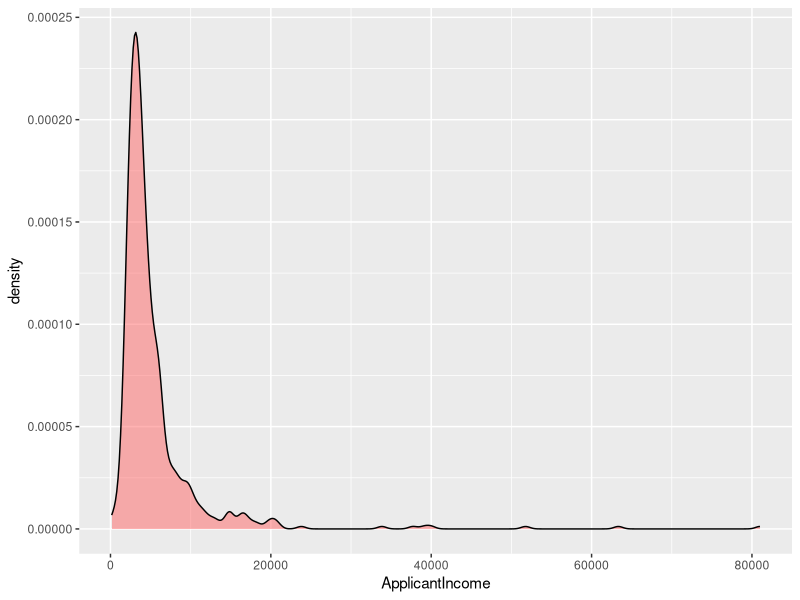
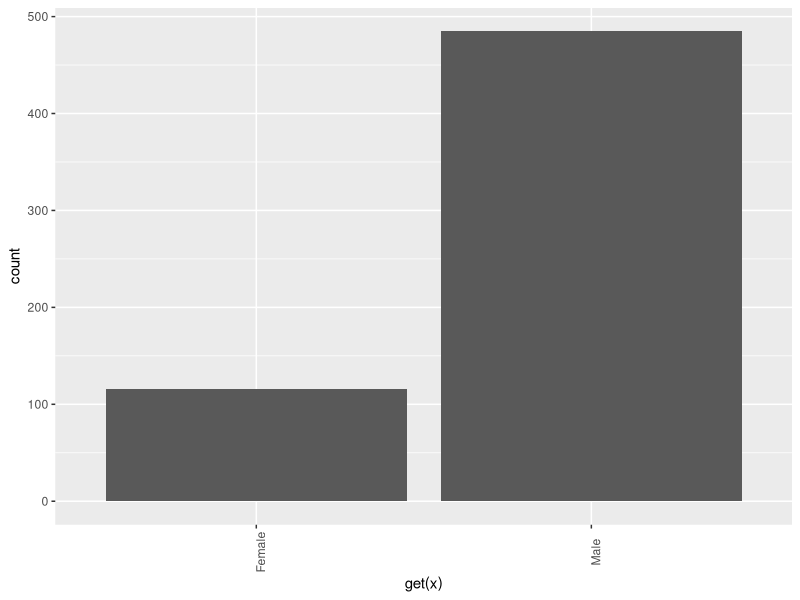
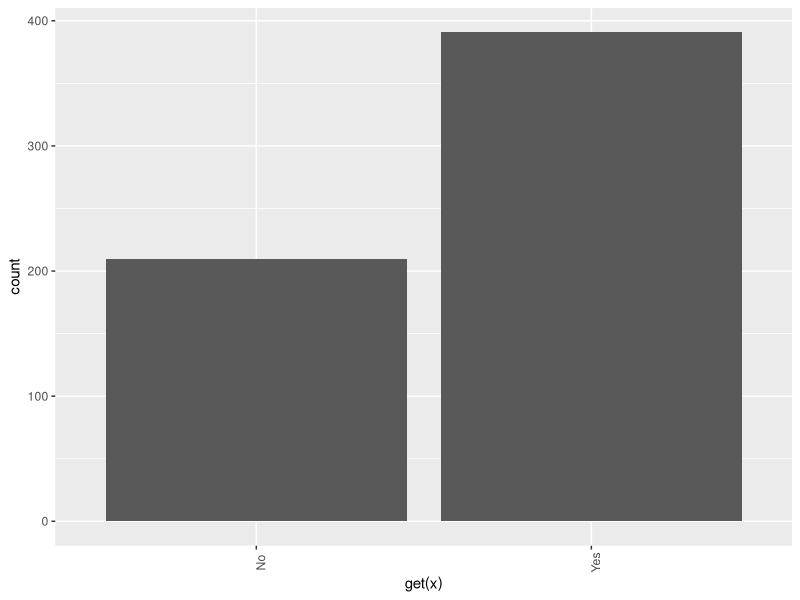
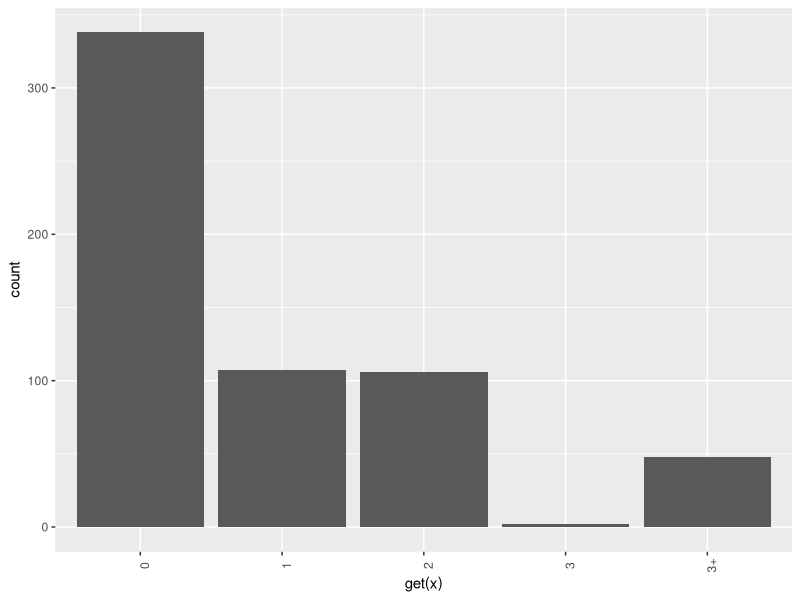
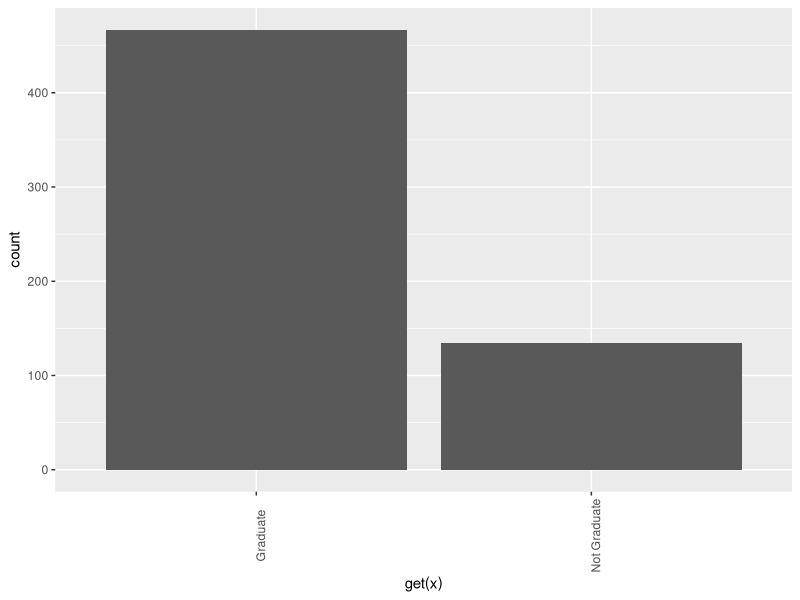
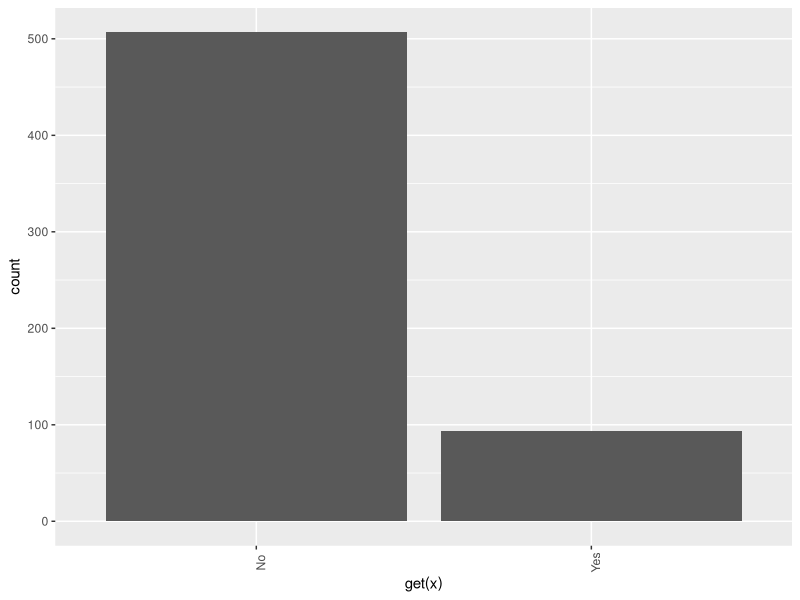
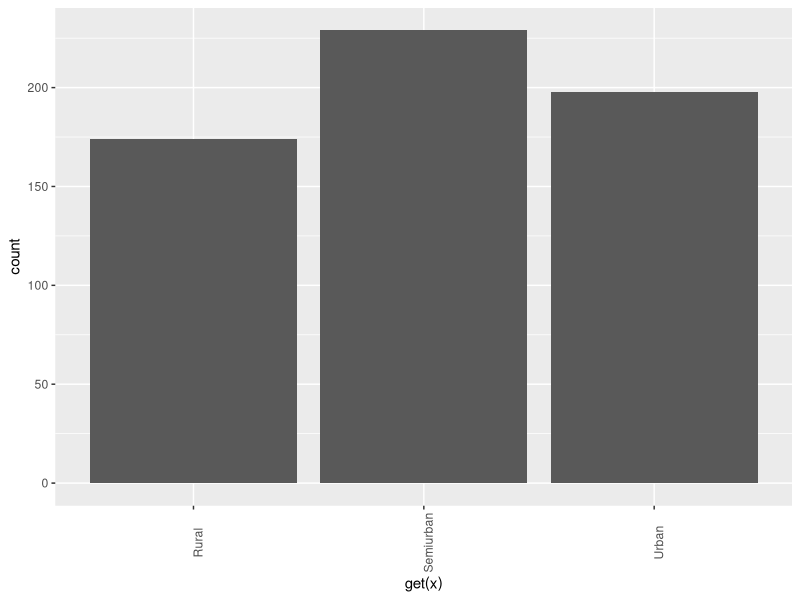
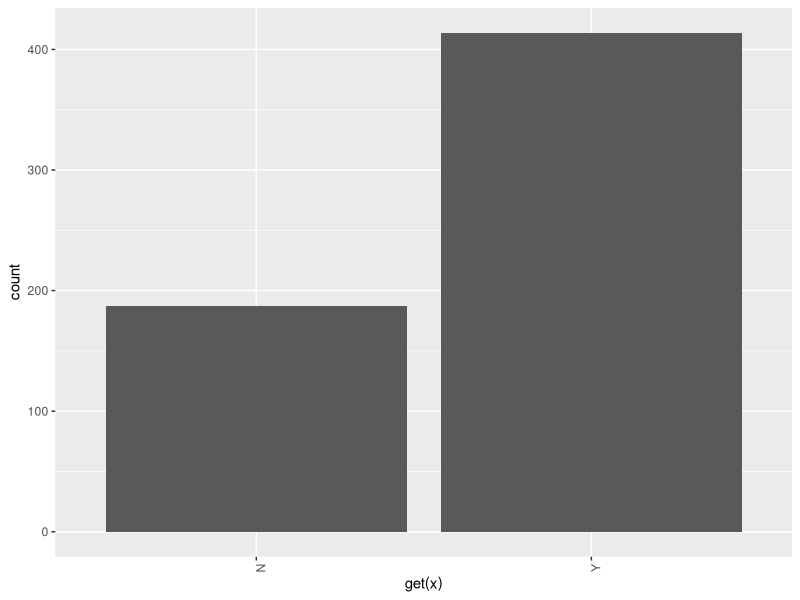

Source code (R) for these figures, in order:
library(dplyr)
library(readr)

#install.packages('caret')
#library(caret)

dat <- read.csv("./data.csv")
glimpse(dat)

#Convert <chr> to <fct>
names <- c(1,2,3,4,5,11,12)
dat[,names] <-lapply(dat[,names], factor)
glimpse(dat)

# Step 1) Check continuous variables

continuous <-select_if(dat, is.numeric)
summary(continuous)

# Histogram with kernel density curve
library(ggplot2)
ggplot(continuous, aes(x = ApplicantIncome)) +
  geom_density(alpha = .5, fill = "#FF6666")

applicant_income <- quantile(dat$ApplicantIncome, .98)
applicant_income


dat_drop <- dat %>%
  filter(ApplicantIncome<applicant_income)
dim(dat_drop)


dat_rescale <- dat_drop %>%
  mutate_if(is.numeric, funs(as.numeric(scale(.))))
head(dat_rescale)


# Select categorical column
factor <- data.frame(select_if(dat_rescale, is.factor))
ncol(factor)

library(ggplot2)
# Create graph for each column
graph <- lapply(names(factor),
                function(x) 
                  ggplot(factor, aes(get(x))) +
                  geom_bar() +
                  theme(axis.text.x = element_text(angle = 90)))



graph

# Plot Gender Loan Status 
ggplot(dat_rescale, aes(x = Gender, fill = Loan_status)) +
  geom_bar(position = "fill") +
  theme_classic()


# Plot Education Loan_status
ggplot(dat_rescale, aes(x = Education, fill = Loan_status)) +
  geom_bar(position = "fill") +
  theme_classic() +
  theme(axis.text.x = element_text(angle = 90))

# Plot Credit_history Loan_status
ggplot(dat_rescale, aes(x = Property_area, fill = Loan_status)) +
  geom_bar(position = "fill") +
  theme_classic() +
  theme(axis.text.x = element_text(angle = 90))


library(ggplot2)
ggplot(dat_rescale, aes(x = ApplicantIncome, y = Loan_amount)) +
  geom_point(aes(color = Loan_status),
             size = 0.5) +
  stat_smooth(method = 'lm',
              formula = y~poly(x, 2),
              se = TRUE,
              aes(color = Loan_status)) +
  theme_classic()

#install.packages('GGally')
library(GGally)
# Convert data to numeric
corr <- data.frame(lapply(dat_rescale, as.integer))
# Plot the graph
ggcorr(corr, 
method = c("pairwise", "spearman"),
nbreaks = 6,
hjust = 0.8,
label = TRUE,
label_size = 3,
color = "grey50")



library(caret)
set.seed(1234)

trainIndex <- createDataPartition(dat$Loan_status, p = 0.7, list = FALSE, times = 1)

trainData <- dat[trainIndex,]
testData <- dat[-trainIndex,]

print(dim(trainData)); print(dim(testData))

model_glm = glm(Loan_status~., family="binomial", data = trainData)
summary(model_glm)

#Baseline Accuracy
prop.table(table(trainData$Loan_status))

# Predictions on the training set
predictTrain <- predict(model_glm, trainData, type = "response")

# Confusion matrix on training data
train_mat <- table(trainData$Loan_status, predictTrain >= 0.5)

train_mat

# Accuracy of the training data
accuracy_train <- sum(diag(train_mat)) / sum(train_mat)
accuracy_train

model_glm = glm(Loan_status~., family="binomial", data = testData)
summary(model_glm)

#Baseline Accuracy
prop.table(table(testData$Loan_status))

# Predictions on the test set
predictTest = predict(model_glm, data = testData, type = "response")

# Confusion matrix on test data
test_mat <- table(testData$Loan_status, predictTest >= 0.5)
test_mat

# Accuracy of the test data
accuracy_test <- sum(diag(test_mat)) / sum(test_mat)
accuracy_test

(30+122)/nrow(testData)

